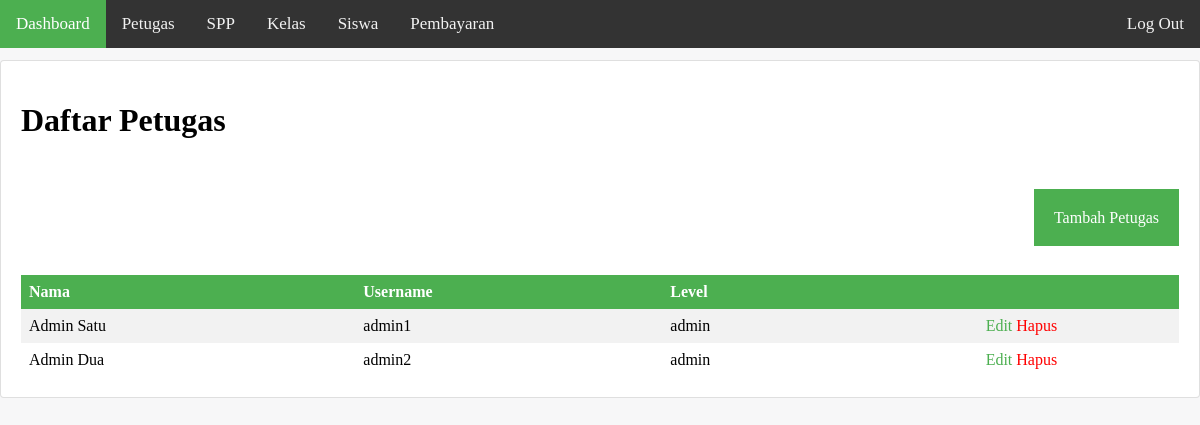
Screenshot of /pages/petugas/index.php with the database file from the repository.
### tables this page shows
CREATE TABLE `petugas` (
  `id_petugas` int(11) unsigned NOT NULL AUTO_INCREMENT,
  `username` varchar(25) NOT NULL,
  `password` varchar(32) NOT NULL,
  `nama_petugas` varchar(35) NOT NULL,
  `level` enum('admin','petugas') NOT NULL,
  PRIMARY KEY (`id_petugas`),
  UNIQUE KEY `username_UNIQUE` (`username`)
);

### pages/petugas/index.php (the view)
<?php require '../../layouts/header.php'; ?>
    <div class="container">
       <div class="card">
           <h1>Daftar Petugas</h1>
           <div class="text-right m-5 mr-0">
                <a href="<?php echo "http://$_SERVER[HTTP_HOST]"."/pages/petugas/tambah.php"; ?>" class="btn-tambah">Tambah Petugas</a>
           </div>
           <table>
                <tr>
                    <th>Nama</th>
                    <th>Username</th>
                    <th>Level</th>
                    <th></th>
                </tr>
                <?php
                    include '../../config.php';
                    $STH = $DBH->query('SELECT * from petugas');
                    $STH->execute();
                    $result = $STH->fetchAll(PDO::FETCH_ASSOC);
                    foreach ($result as $row):
                ?>
                    <tr>
                        <td><?php echo $row['nama_petugas'] ?></td>
                        <td><?php echo $row['username'] ?></td>
                        <td><?php echo $row['level'] ?></td>
                        <td class="text-center">
                            <a href="<?php echo "http://$_SERVER[HTTP_HOST]"."/pages/petugas/edit.php?id_petugas=".$row['id_petugas']; ?>" class="text-success">Edit</a>
                            <a href="<?php echo "http://$_SERVER[HTTP_HOST]"."/pages/petugas/delete.php?id_petugas=".$row['id_petugas']; ?>" class="text-danger">Hapus</a>
                        </td>
                    </tr>
                <?php endforeach; ?>
            </table>
       </div>
    </div>
<?php require '../../layouts/footer.php'; ?>

### style/style.css (style rules this page uses)
body { margin: 0; background-color: #f7f7f8; }
.container { overflow: hidden; width: 100%; }
.card { padding: 20px; position: relative; display: -ms-flexbox; display: flex; -ms-flex-direction: column; flex-direction: column; min-width: 0; word-wrap: break-word; background-color: #fff; background-clip: border-box; border: 1px solid rgba(0, 0, 0, 0.125); border-radius: 0.25rem; }
.text-center { text-align: center !important; }
.text-right { text-align: right !important; }
.btn-tambah { background-color: #4CAF50; padding: 20px; margin-bottom: 20px; width: 200px; color: white; text-decoration: none; }
.text-success { color: #4CAF50; text-decoration: none; }
.text-danger { color: red; text-decoration: none; }
.m-5 { margin: 3rem !important; }
.mr-0 { margin-right: 0 !important; }
table { border-collapse: collapse; width: 100%; }
th, td { text-align: left; padding: 8px; }
tr:nth-child(even) { background-color: #f2f2f2 }
th { background-color: #4CAF50; color: white; }

### rows the page displays
petugas: nama_petugas "Admin Satu", username "admin1", level "admin"
petugas: nama_petugas "Admin Dua", username "admin2", level "admin"
